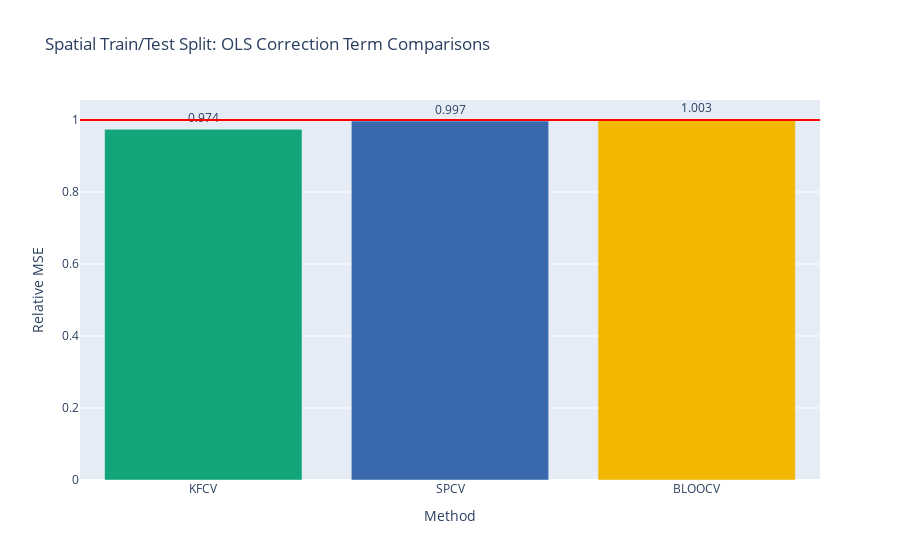

The code cell stored with this chart in its notebook:
### Code cell
fig = gen_model_barplots(
    [[clus_ns_corr, clus_kfcv_corr, clus_spcv_corr, clus_bloocv_corr]], 
    [""], 
    est_names, 
    title="Spatial Train/Test Split: OLS Correction Term Comparisons", 
    has_elev_err=False,
    color_discrete_sequence=[px.colors.qualitative.Bold[i] for i in [1,2,3]],
)
fig.show()

### Figure 1 — Plotly figure (JSON) as saved in the notebook; plotly's stock layout.template omitted (floating-point values rounded to 4 significant figures)
{"data": [{"marker": {"color": ["rgb(17, 165, 121)", "rgb(57, 105, 172)", "rgb(242, 183, 1)"]}, "text": [0.974, 0.997, 1.003], "textposition": "outside", "type": "bar", "x": ["KFCV", "SPCV", "BLOOCV"], "xaxis": "x", "y": [0.9739, 0.9969, 1.003], "yaxis": "y"}], "layout": {"shapes": [{"line": {"color": "red"}, "type": "line", "x0": 0, "x1": 1, "xref": "x domain", "y0": 1, "y1": 1, "yref": "y"}], "showlegend": false, "title": {"text": "Spatial Train/Test Split: OLS Correction Term Comparisons"}, "xaxis": {"anchor": "y", "domain": [0, 1], "title": {"text": "Method"}}, "yaxis": {"anchor": "x", "domain": [0, 1], "title": {"text": "Relative MSE"}}}}
